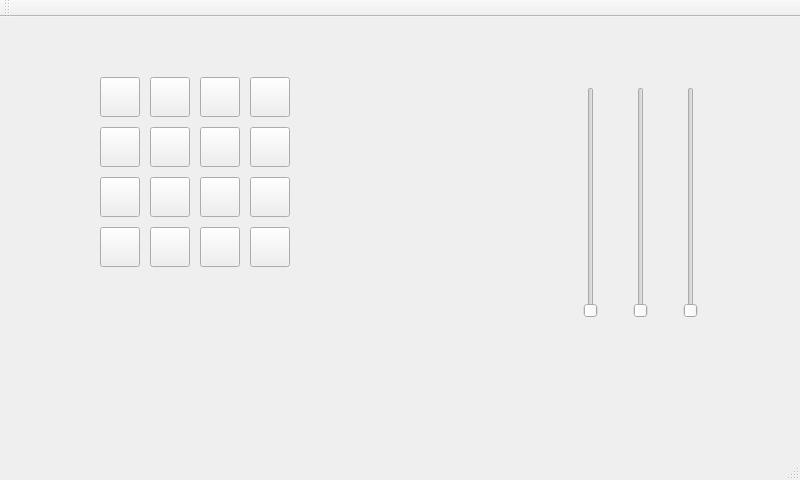
<?xml version="1.0" encoding="UTF-8"?>
<ui version="4.0">
 <class>MainWindow</class>
 <widget class="QMainWindow" name="MainWindow">
  <property name="geometry">
   <rect>
    <x>0</x>
    <y>0</y>
    <width>800</width>
    <height>480</height>
   </rect>
  </property>
  <property name="windowTitle">
   <string>MainWindow</string>
  </property>
  <widget class="QWidget" name="centralWidget">
   <widget class="QPushButton" name="btnGrid_1">
    <property name="geometry">
     <rect>
      <x>100</x>
      <y>210</y>
      <width>40</width>
      <height>40</height>
     </rect>
    </property>
    <property name="text">
     <string/>
    </property>
    <property name="checkable">
     <bool>true</bool>
    </property>
   </widget>
   <widget class="QPushButton" name="btnGrid_2">
    <property name="geometry">
     <rect>
      <x>100</x>
      <y>160</y>
      <width>40</width>
      <height>40</height>
     </rect>
    </property>
    <property name="text">
     <string/>
    </property>
    <property name="checkable">
     <bool>true</bool>
    </property>
   </widget>
   <widget class="QPushButton" name="btnGrid_3">
    <property name="geometry">
     <rect>
      <x>100</x>
      <y>110</y>
      <width>40</width>
      <height>40</height>
     </rect>
    </property>
    <property name="text">
     <string/>
    </property>
    <property name="checkable">
     <bool>true</bool>
    </property>
   </widget>
   <widget class="QPushButton" name="btnGrid_4">
    <property name="geometry">
     <rect>
      <x>100</x>
      <y>60</y>
      <width>40</width>
      <height>40</height>
     </rect>
    </property>
    <property name="text">
     <string/>
    </property>
    <property name="checkable">
     <bool>true</bool>
    </property>
   </widget>
   <widget class="QPushButton" name="btnGrid_5">
    <property name="geometry">
     <rect>
      <x>150</x>
      <y>210</y>
      <width>40</width>
      <height>40</height>
     </rect>
    </property>
    <property name="text">
     <string/>
    </property>
    <property name="checkable">
     <bool>true</bool>
    </property>
   </widget>
   <widget class="QPushButton" name="btnGrid_6">
    <property name="geometry">
     <rect>
      <x>150</x>
      <y>160</y>
      <width>40</width>
      <height>40</height>
     </rect>
    </property>
    <property name="text">
     <string/>
    </property>
    <property name="checkable">
     <bool>true</bool>
    </property>
   </widget>
   <widget class="QPushButton" name="btnGrid_7">
    <property name="geometry">
     <rect>
      <x>150</x>
      <y>110</y>
      <width>40</width>
      <height>40</height>
     </rect>
    </property>
    <property name="text">
     <string/>
    </property>
    <property name="checkable">
     <bool>true</bool>
    </property>
   </widget>
   <widget class="QPushButton" name="btnGrid_8">
    <property name="geometry">
     <rect>
      <x>150</x>
      <y>60</y>
      <width>40</width>
      <height>40</height>
     </rect>
    </property>
    <property name="text">
     <string/>
    </property>
    <property name="checkable">
     <bool>true</bool>
    </property>
   </widget>
   <widget class="QPushButton" name="btnGrid_10">
    <property name="geometry">
     <rect>
      <x>200</x>
      <y>160</y>
      <width>40</width>
      <height>40</height>
     </rect>
    </property>
    <property name="text">
     <string/>
    </property>
    <property name="checkable">
     <bool>true</bool>
    </property>
   </widget>
   <widget class="QPushButton" name="btnGrid_11">
    <property name="geometry">
     <rect>
      <x>200</x>
      <y>110</y>
      <width>40</width>
      <height>40</height>
     </rect>
    </property>
    <property name="text">
     <string/>
    </property>
    <property name="checkable">
     <bool>true</bool>
    </property>
   </widget>
   <widget class="QPushButton" name="btnGrid_12">
    <property name="geometry">
     <rect>
      <x>200</x>
      <y>60</y>
      <width>40</width>
      <height>40</height>
     </rect>
    </property>
    <property name="text">
     <string/>
    </property>
    <property name="checkable">
     <bool>true</bool>
    </property>
   </widget>
   <widget class="QPushButton" name="btnGrid_13">
    <property name="geometry">
     <rect>
      <x>250</x>
      <y>210</y>
      <width>40</width>
      <height>40</height>
     </rect>
    </property>
    <property name="text">
     <string/>
    </property>
    <property name="checkable">
     <bool>true</bool>
    </property>
   </widget>
   <widget class="QPushButton" name="btnGrid_14">
    <property name="geometry">
     <rect>
      <x>250</x>
      <y>160</y>
      <width>40</width>
      <height>40</height>
     </rect>
    </property>
    <property name="text">
     <string/>
    </property>
    <property name="checkable">
     <bool>true</bool>
    </property>
   </widget>
   <widget class="QPushButton" name="btnGrid_15">
    <property name="geometry">
     <rect>
      <x>250</x>
      <y>110</y>
      <width>40</width>
      <height>40</height>
     </rect>
    </property>
    <property name="text">
     <string/>
    </property>
    <property name="checkable">
     <bool>true</bool>
    </property>
   </widget>
   <widget class="QPushButton" name="btnGrid_16">
    <property name="geometry">
     <rect>
      <x>250</x>
      <y>60</y>
      <width>40</width>
      <height>40</height>
     </rect>
    </property>
    <property name="text">
     <string/>
    </property>
    <property name="checkable">
     <bool>true</bool>
    </property>
   </widget>
   <widget class="QSlider" name="verticalSliderRed">
    <property name="geometry">
     <rect>
      <x>550</x>
      <y>70</y>
      <width>81</width>
      <height>231</height>
     </rect>
    </property>
    <property name="cursor">
     <cursorShape>BlankCursor</cursorShape>
    </property>
    <property name="focusPolicy">
     <enum>Qt::NoFocus</enum>
    </property>
    <property name="maximum">
     <number>255</number>
    </property>
    <property name="orientation">
     <enum>Qt::Vertical</enum>
    </property>
   </widget>
   <widget class="QSlider" name="verticalSliderBlue">
    <property name="geometry">
     <rect>
      <x>600</x>
      <y>70</y>
      <width>81</width>
      <height>231</height>
     </rect>
    </property>
    <property name="cursor">
     <cursorShape>BlankCursor</cursorShape>
    </property>
    <property name="focusPolicy">
     <enum>Qt::NoFocus</enum>
    </property>
    <property name="maximum">
     <number>255</number>
    </property>
    <property name="orientation">
     <enum>Qt::Vertical</enum>
    </property>
   </widget>
   <widget class="QSlider" name="verticalSliderGreen">
    <property name="geometry">
     <rect>
      <x>650</x>
      <y>70</y>
      <width>81</width>
      <height>231</height>
     </rect>
    </property>
    <property name="cursor">
     <cursorShape>BlankCursor</cursorShape>
    </property>
    <property name="focusPolicy">
     <enum>Qt::NoFocus</enum>
    </property>
    <property name="maximum">
     <number>255</number>
    </property>
    <property name="orientation">
     <enum>Qt::Vertical</enum>
    </property>
   </widget>
   <widget class="QPushButton" name="btnGrid_9">
    <property name="geometry">
     <rect>
      <x>200</x>
      <y>210</y>
      <width>40</width>
      <height>40</height>
     </rect>
    </property>
    <property name="text">
     <string/>
    </property>
    <property name="checkable">
     <bool>true</bool>
    </property>
   </widget>
  </widget>
  <widget class="QMenuBar" name="menuBar">
   <property name="geometry">
    <rect>
     <x>0</x>
     <y>0</y>
     <width>800</width>
     <height>22</height>
    </rect>
   </property>
  </widget>
  <widget class="QToolBar" name="mainToolBar">
   <attribute name="toolBarArea">
    <enum>TopToolBarArea</enum>
   </attribute>
   <attribute name="toolBarBreak">
    <bool>false</bool>
   </attribute>
  </widget>
  <widget class="QStatusBar" name="statusBar"/>
 </widget>
 <layoutdefault spacing="6" margin="11"/>
 <resources/>
 <connections/>
</ui>
